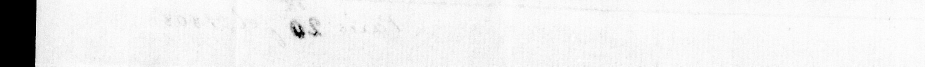
#> input picture ciphers/armstrong-madison-1808/images/shorthand/page2_L01_seq188-197_1marks.jpg, 1850 x 133 px, given in place of page1_L12_seq106-121_16marks.jpg, which was not available (shown at 1/2 size)
$ python build_pack.py
#> lines starting #> are read from the running program, lines starting #| are printed output that depends on the picture; pictures that were not available may be replaced by others from this repository, and a replacement may not be noted
#!/usr/bin/env python3
"""H59: person-read labelling pack for the Armstrong shorthand signs. Four lines that are shorthand from end to end:
page 1 physical lines 9 and 10 (images/shorthand/page1_L12, page1_L13), page 2 physical line 2 (page2_L03, frame 0031)
and page 3's last shorthand line (page3_L13). Each sheet is the crop at 2x in two overlapping halves with a ruler
under it: a tick and a blue number every 50 native px (the number is the native x in the crop). The person writes, left
to right, the ruler number at the left edge of each sign and its type on Tomokiyo's sheet (tomokiyo_38_types.png).
Components are NOT numbered automatically: tests on these crops (28 Sept 2026) showed connected-component numbering
splits and drops real signs where a line's crop cuts them; H60 matches the person's x positions to components itself.
Nothing here reads the cipher.
usage: python3 h59/build_pack.py"""
import os, shutil, cv2, numpy as np
H = os.path.dirname(os.path.abspath(__file__)); T = os.path.dirname(H); OUT = os.path.join(H, "person_pack")
os.makedirs(OUT, exist_ok=True)
LINES = [("S1", "page1_L12_seq106-121_16marks.jpg"), ("S2", "page1_L13_seq122-141_19marks.jpg"),
         ("S3", "page2_L03_seq213-226_9marks.jpg"), ("S4", "page3_L13_seq511-528_18marks.jpg")]
rows = ["sheet\tsource_crop\twidth_px"]
for tag, f in LINES:
    g = cv2.imread(os.path.join(T, "images", "shorthand", f), 0); s = 2
#> further down, g is the input picture: shape (133, 1850); min 0, max 255, mean 236.3
    img = cv2.cvtColor(cv2.resize(g, None, fx=s, fy=s, interpolation=cv2.INTER_CUBIC), cv2.COLOR_GRAY2BGR)
    ruler = np.full((60, img.shape[1], 3), 255, np.uint8)
    for x in range(0, g.shape[1], 25):
        big = x % 50 == 0; cv2.line(ruler, (x * s, 0), (x * s, 22 if big else 10), (255, 0, 0), 2 if big else 1)
        if big: cv2.putText(ruler, str(x), (x * s - 14, 48), cv2.FONT_HERSHEY_SIMPLEX, 0.6, (255, 0, 0), 2)
    img = np.vstack([img, ruler]); half = img.shape[1] // 2
#> after `img = np.vstack([img, ruler])`:
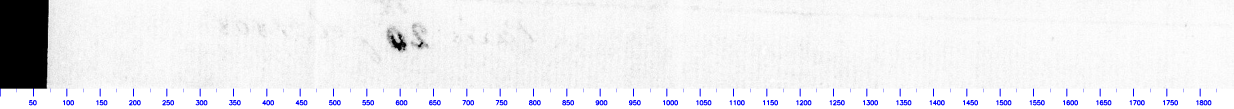
#> img: shape (326, 3700, 3) (shown at 1/3 size); mean B, G, R 239.7, 236.6, 236.6
#> after `half = img.shape[1] // 2`: half = 1850
    cv2.imwrite(os.path.join(OUT, f"{tag}a_{f[:9]}.jpg"), img[:, :half + 150], [cv2.IMWRITE_JPEG_QUALITY, 85])
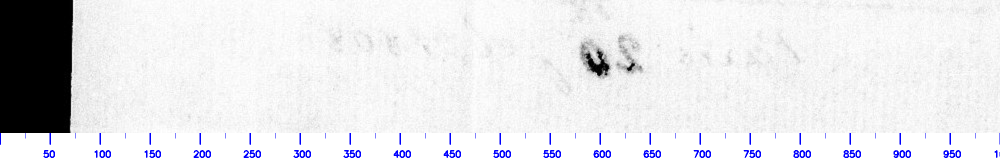
#> saved as S1a_page1_L12.jpg: shape (326, 2000, 3) (shown at 1/2 size); mean B, G, R 231.4, 228.5, 228.5
    cv2.imwrite(os.path.join(OUT, f"{tag}b_{f[:9]}.jpg"), img[:, half - 150:], [cv2.IMWRITE_JPEG_QUALITY, 85])
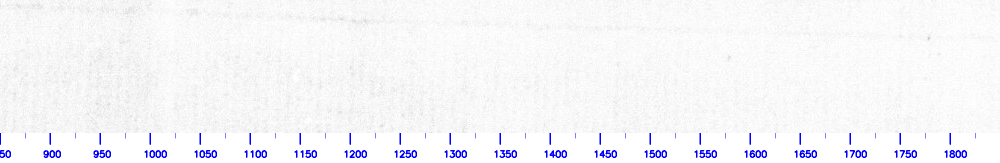
#> saved as S1b_page1_L12.jpg: shape (326, 2000, 3) (shown at 1/2 size); mean B, G, R 249.1, 245.8, 245.8
    rows.append(f"{tag}\timages/shorthand/{f}\t{g.shape[1]}")
#> pass 2 of the loop `for tag, f in LINES:`:
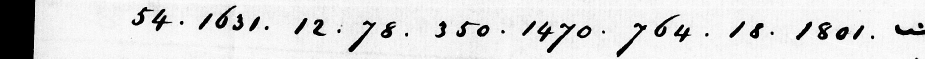
#> input picture ciphers/armstrong-madison-1808/images/shorthand/page2_L02_seq198-212_15marks.jpg, 1850 x 117 px, given in place of page1_L13_seq122-141_19marks.jpg, which was not available (shown at 1/2 size)
#> g is the input picture: shape (117, 1850); min 0, max 255, mean 220.1
#> `img = np.vstack([img, ruler])`:
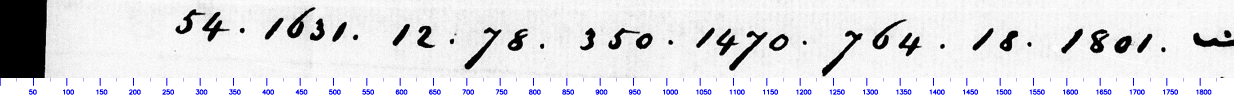
#> img: shape (294, 3700, 3) (shown at 1/3 size); mean B, G, R 227.3, 223.9, 223.9
#> `cv2.imwrite(os.path.join(OUT, f"{tag}b_{f[:9]}.jpg"), img[:, half - 15..`:
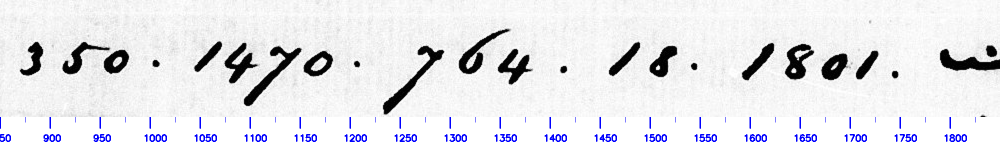
#> saved as S2b_page1_L13.jpg: shape (294, 2000, 3) (shown at 1/2 size); mean B, G, R 233.2, 229.5, 229.5
#> pass 3 of the loop `for tag, f in LINES:`:
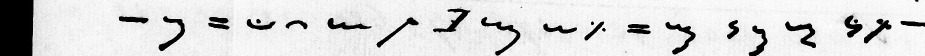
#> input picture ciphers/armstrong-madison-1808/images/shorthand/page2_L03_seq213-226_9marks.jpg, 1850 x 112 px (shown at 1/2 size)
#> g is the input picture: shape (112, 1850); min 0, max 255, mean 215.7
#> `img = np.vstack([img, ruler])`:
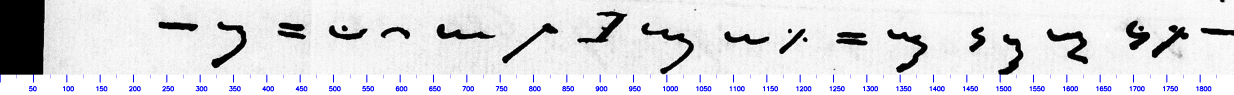
#> img: shape (284, 3700, 3) (shown at 1/3 size); mean B, G, R 224.1, 220.5, 220.5
#> `cv2.imwrite(os.path.join(OUT, f"{tag}b_{f[:9]}.jpg"), img[:, half - 15..`:
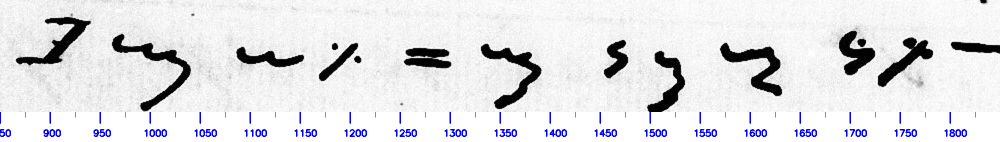
#> saved as S3b_page2_L03.jpg: shape (284, 2000, 3) (shown at 1/2 size); mean B, G, R 228.6, 224.8, 224.8
#> the loop made 4 passes; the first 3 are shown
shutil.copy(os.path.join(T, "line-b", "b35", "tomokiyo_sheet.png"), os.path.join(OUT, "tomokiyo_38_types.png"))
open(os.path.join(OUT, "sheets.tsv"), "w").write("\n".join(rows) + "\n"); print("\n".join(rows))
